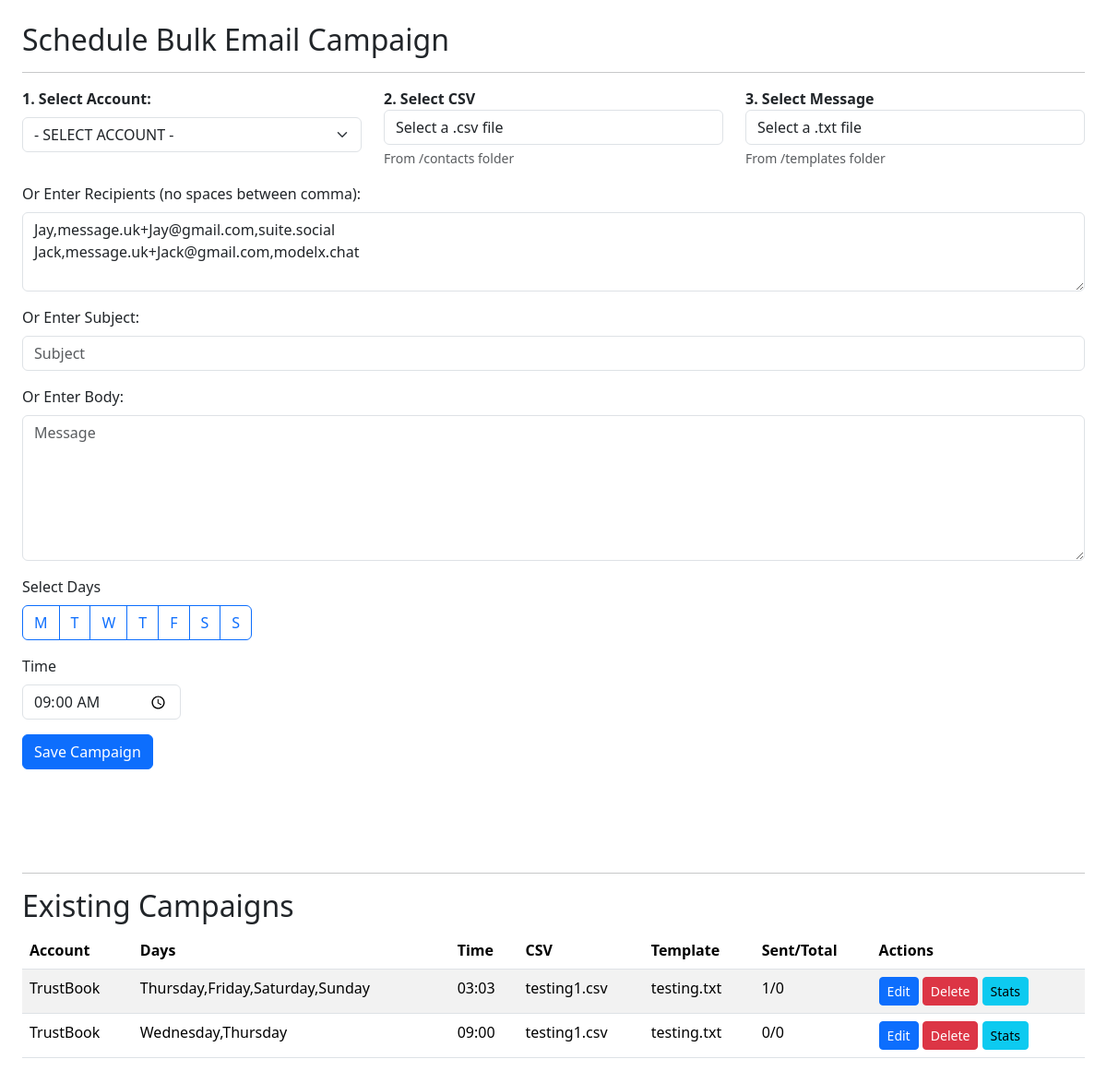
The page / on the database its author committed.
### tables this page shows
CREATE TABLE campaigns (
    id INTEGER PRIMARY KEY AUTOINCREMENT,
    account TEXT NOT NULL,
    days TEXT NOT NULL,
    time TEXT NOT NULL,
    subject TEXT NOT NULL,
    csv TEXT NULL,
    template TEXT NULL,
    last_sent_date TEXT NULL,
    created_at TEXT,
    updated_at TEXT
);

### db/db.php (called while the page is built)
<?php
try {
    $db = new PDO('sqlite:db/email_scheduler.sqlite');
    $db->setAttribute(PDO::ATTR_ERRMODE, PDO::ERRMODE_EXCEPTION);
    $stmt = $db->query("SELECT * FROM campaigns ORDER BY id DESC");
    $campaigns = $stmt->fetchAll(PDO::FETCH_ASSOC);
} catch (PDOException $e) {
    die("Database error: " . $e->getMessage());
}

### index.php (the view, shortened to what this page needs)
<!DOCTYPE html>
<html lang="en">
<head>
  <link href="https://cdn.jsdelivr.net/npm/bootstrap@5.3.2/dist/css/bootstrap.min.css" rel="stylesheet">
</head>
<body class="p-4">
  <h2>Schedule Bulk Email Campaign</h2>
  <hr>
  <form action="" method="POST" class="row gy-3">
    <div class="col-md-4">
	<label for="selectinput" class="form-label"><b>1. Select Account:</b></label>
	<select id="selectinput" name="account" class="form-select account" aria-label="Default select example">
		<option value="">- SELECT ACCOUNT -</option>
	</select>
    </div>
    <div class="col-md-4">
	<div class="form-group">
		<label for="csvFileDropdown"><b>2. Select CSV</b></label>
		<select class="form-control csv" id="csvFileDropdown" name="csv" onchange="loadCsvFileContent()">
			<option value="" disabled selected>Select a .csv file</option>
		</select>
		<div class="form-text">From /contacts folder</div>
	</div>
    </div>
    <div class="col-md-4">
	<div class="form-group">
		<label for="txtFileDropdown"><b>3. Select Message</b></label>
		<select class="form-control template" id="txtFileDropdown" name="template" onchange="loadTxtFileContent()">
			<option value="" disabled selected>Select a .txt file</option>
		</select>
		<div class="form-text">From /templates folder</div>
	</div>
    </div>
    <div class="col-12">
      <label for="fileContentCSV" class="form-label">Or Enter Recipients (no spaces between comma):</label>
<textarea class="form-control mobile" id="fileContentCSV" rows="3" placeholder="Mobile Numbers" name="mobile">
Jay,message.uk+Jay@gmail.com,suite.social
Jack,message.uk+Jack@gmail.com,modelx.chat
</textarea>
    </div>
    <div class="col-12">
      <label for="subject" class="form-label">Or Enter Subject:</label>
      <input type="text" id="subject" class="form-control subject" name="subject" placeholder="Subject">
    </div>
    <div class="col-12">
      <label for="msg" class="form-label">Or Enter Body:</label>
	  <textarea id="msg" class="form-control msg" placeholder="Message" rows="6" name="msg"></textarea>
    </div>
    <div class="col-12">
      <label for="days" class="form-label">Select Days</label><br>
      <div class="btn-group" role="group">
          <label class="btn btn-outline-primary" for="day-Monday">M</label>
          <label class="btn btn-outline-primary" for="day-Tuesday">T</label>
          <label class="btn btn-outline-primary" for="day-Wednesday">W</label>
          <label class="btn btn-outline-primary" for="day-Thursday">T</label>
          <label class="btn btn-outline-primary" for="day-Friday">F</label>
          <label class="btn btn-outline-primary" for="day-Saturday">S</label>
          <label class="btn btn-outline-primary" for="day-Sunday">S</label>
              </div>
    </div>
    <div class="col-md-2">
      <label for="time" class="form-label">Time</label>
      <input type="time" name="time" id="time" class="form-control time" value="09:00" required>
    </div>
    <br><br>
    <div class="col-12">
	  <button type="submit" class="btn btn-primary ajax_btn" id="submitBtn">Save Campaign</button>
    </div>
  </form>
	<br>
	<br>
    <?php
    include_once('db/db.php');
    ?>
    <br><br>
    <hr>
    <h2>Existing Campaigns</h2>
<table class="table table-striped">
  <thead>
    <tr>
      <th>Account</th>
      <th>Days</th>
      <th>Time</th>
      <th>CSV</th>
      <th>Template</th>
      <th>Sent/Total</th>
      <th>Actions</th>
    </tr>
  </thead>
  <tbody>
    <?php foreach ($campaigns as $idx => $campaign): ?>
      <?php
        $stmt = $db->prepare("SELECT COUNT(*) FROM campaign_logs WHERE campaign_id = :cid");
        $stmt->execute([':cid' => $campaign['id']]);
        $sentCount = $stmt->fetchColumn();
        $total = 0;
      ?>
      <tr>
        <td><?= htmlspecialchars($campaign['account']) ?></td>
        <td><?= htmlspecialchars($campaign['days']) ?></td>
        <td><?= htmlspecialchars($campaign['time']) ?></td>
        <td><?= htmlspecialchars($campaign['csv']) ?></td>
        <td><?= htmlspecialchars($campaign['template']) ?></td>
        <td><span id="sent-<?= $idx ?>"><?= $sentCount ?></span>/<?= $total ?></td>
        <td>
          <button class="btn btn-sm btn-primary btn-edit" data-idx="<?= $idx ?>" data-id="<?= $campaign['id'] ?>">Edit</button>
          <button class="btn btn-sm btn-danger" onclick="deleteCampaign(<?= $campaign['id'] ?>)">Delete</button>
          <button class="btn btn-sm btn-info" data-bs-toggle="modal" data-bs-target="#statsModal" data-idx="<?= $idx ?>" data-id="<?= $campaign['id'] ?>">Stats</button>
        </td>
      </tr>
    <?php endforeach; ?>
  </tbody>
</table>
<br><br><br>
</body>
</html>

### rows shown on the page
campaigns: account "TrustBook", days "Thursday,Friday,Saturday,Sunday", time "03:03", csv "testing1.csv", template "testing.txt", sentCount "1", total "0"
campaigns: account "TrustBook", days "Wednesday,Thursday", time "09:00", csv "testing1.csv", template "testing.txt", sentCount "0", total "0"
